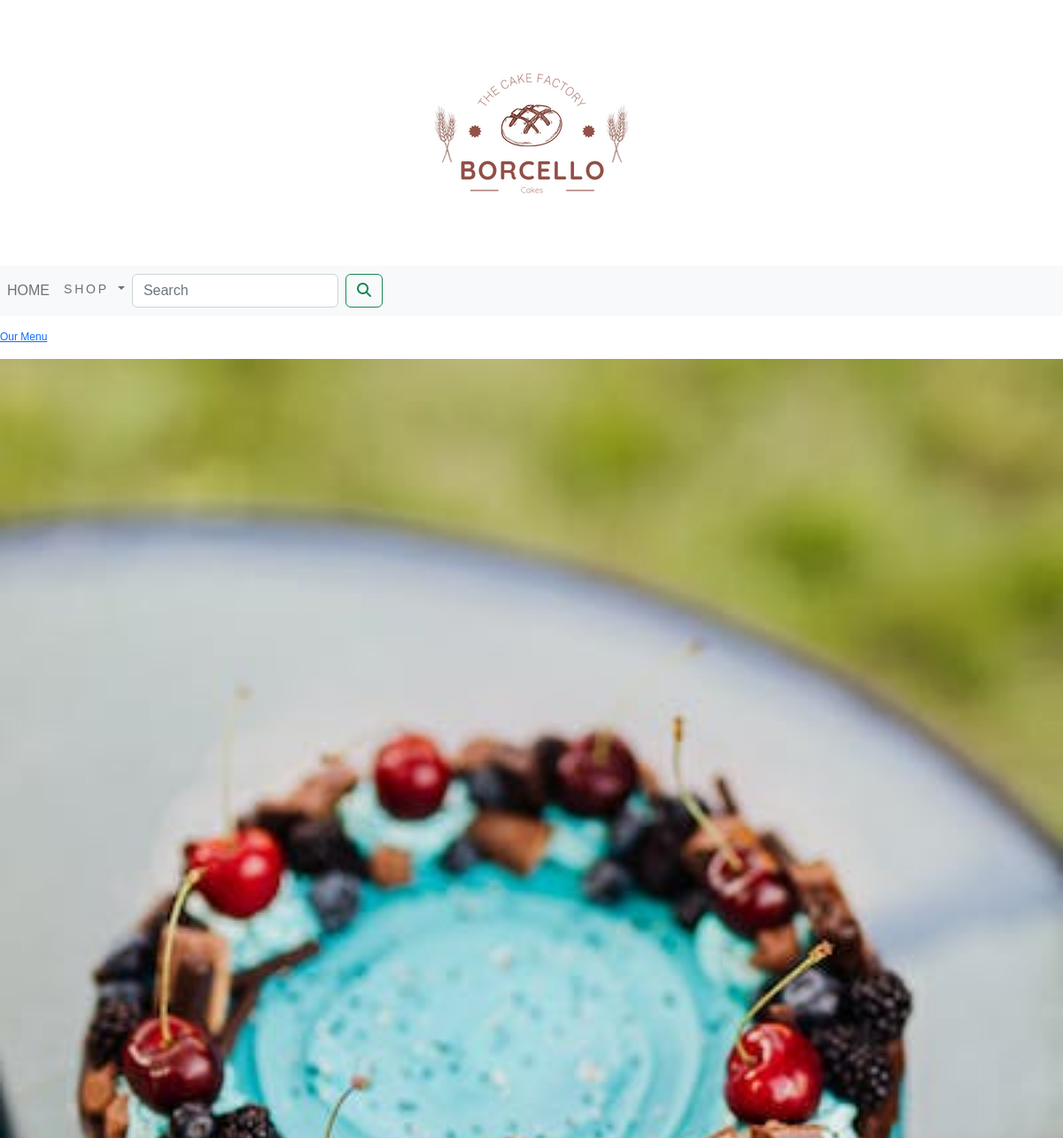
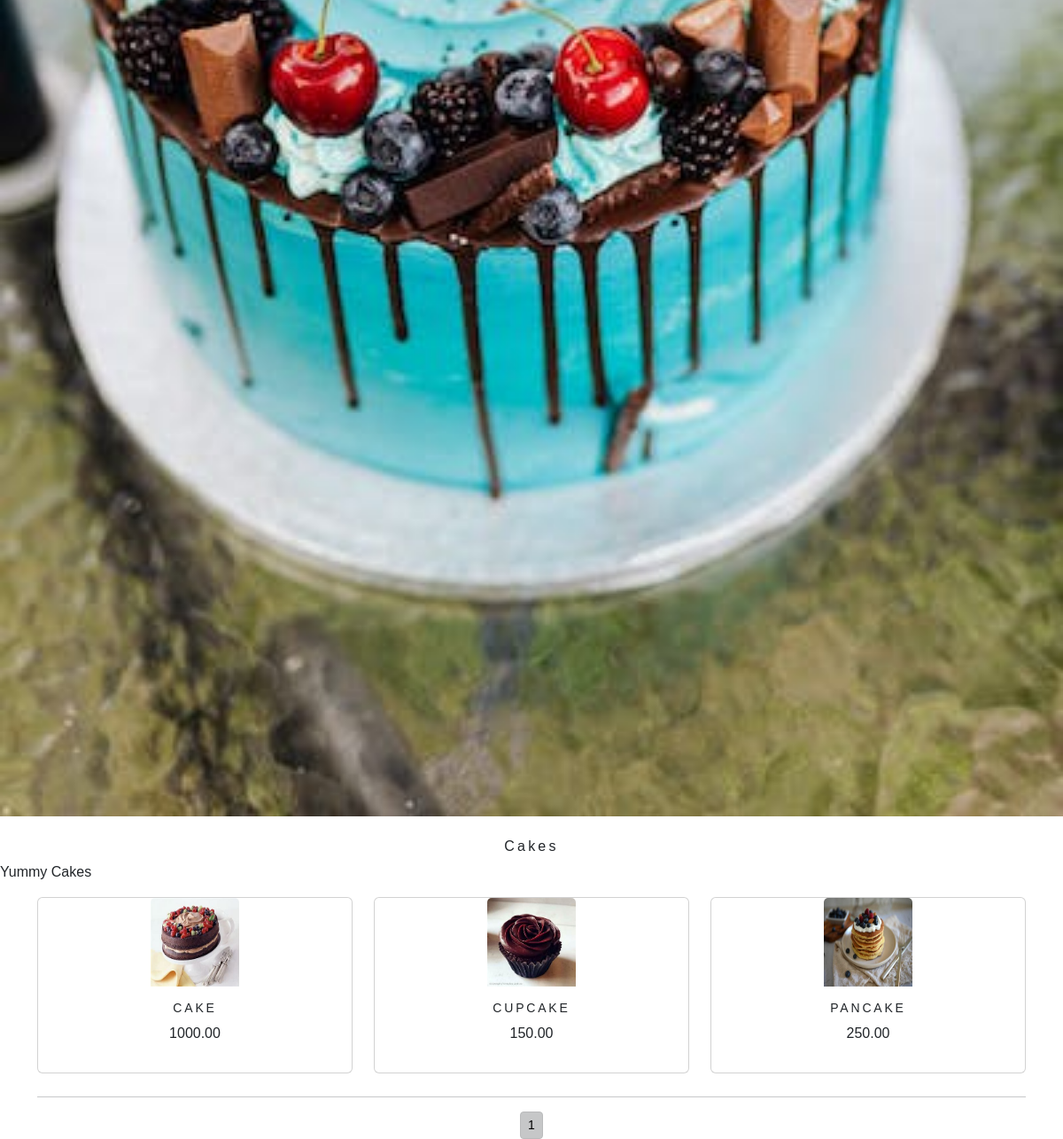
Page /shop/cakes/ on the committed database (2 pictures, top to bottom).
### shop/models.py (models this page shows, shortened)
class Category(models.Model):
    name=models.CharField(max_length=250,unique=True)
    slug=models.SlugField(max_length=250,unique=True)
    description=models.TextField(blank=True)
    image=models.ImageField(upload_to='category',blank=True)
    class Meta:
        ordering=('name',)
        verbose_name='category'
        verbose_name_plural='categories'
    def get_url(self):
        return reverse('shop:products_by_category',args=[self.slug])

class Product(models.Model):
    name=models.CharField(max_length=250,unique=True)
    slug=models.SlugField(max_length=250,unique=True)
    description=models.TextField(blank=True)
    price=models.DecimalField(max_digits=10,decimal_places=2)
    category=models.ForeignKey(Category,on_delete=models.CASCADE)
    image=models.ImageField(upload_to='product',  blank=True)
    stock=models.IntegerField()
    available=models.BooleanField(default=True)
    created=models.DateTimeField(auto_now_add=True)
    updated=models.DateTimeField(auto_now=True)
    class Meta:
        ordering = ('name',)
        verbose_name = 'product'
        verbose_name_plural = 'products'
    def get_url(self):
        return reverse('shop:proCatDetail',args=[self.category.slug,self.slug])

### shop/views.py (the view)
# urls.py: path('',views.allProdCat,name='allProdCat'),
def allProdCat(request,c_slug=None):
    c_page=None
    products_list=None
    if c_slug!=None:
        c_page=get_object_or_404(Category,slug=c_slug)
        products_list=Product.objects.all().filter(category=c_page,available=True)
    else:
        products_list=Product.objects.all().filter(available=True)
    paginator=Paginator(products_list,6)
    try:
        page=int(request.GET.get('page','1'))
    except:
        page=1
    try:
        products=paginator.page(page)
    except (EmptyPage,InvalidPage):
        products=paginator.page(paginator.num_pages)
    return render(request,"category.html",{'category':c_page,'products':products})

### cart/context_processors.py (called while the page is built)
def counter(request):
    item_count=0
    if 'admin' in request.path:
        return {}
    else:
        try:
            cart=Cart.objects.filter(cart_id=_cart_id(request))
            cart_items=CartItem.objects.all().filter(cart=cart[:1])
            for cart_item in cart_items:
                item_count += cart_item.quantity
        except Cart.DeosNotExist:
            item_count =0
    return  dict(item_count=item_count)

### cart/views.py (called while the page is built)
def _cart_id(request):
    cart=request.session.session_key
    if not cart:
        cart=request.session.create()
    return cart

### shop/context_processors.py (called while the page is built)
def menu_links(request):
    links=Category.objects.all()
    return dict(links=links)

### TEMPLATES/category.html (shortened to what this page needs)
{% extends 'base.html' %}
{% load static %}
{% block body %}
{% if category %}
    <div>
       <div class="row my_row_class">
           <div class="mx_auto">
               <p><a href="{% url 'shop:allProdCat' %}">Our Menu </a></p>
           </div>
       </div>
    </div>
    {% endif %}
<div class="mx_auto">
    {% if category %}
        <img class="my_image" src="{{category.image.url}}" alt="{{category.name}}">
</div>
    <br>
<div>
        <h1 class="text-center my_title">{{category.name}}</h1>
        <p class="text-justify-content">{{category.description}}</p>
</div>
    {% endif %}
<div class="container">
    <div class="row mx_auto">
        {% for product in products.object_list    %}
        <div class="my_bottom_margin col-9 col-sm-12 col-md-4  xol-lg-4" >
            <div class="card text-center" style="min-width:18rem;">
                <a href="{{product.get_url}}"><img class="card-img-top my_image" src="{{product.image.url}}" alt="{{product.name}}" style="width:100px;height:100px;"></a>
            <div class="card-body">
                <h4>{{product.name}}</h4>
                <p>{{product.price}}</p>
            </div>
            </div>
        </div>
        {% endfor %}
    </div>
    <div class="mx-auto">
        <hr>
        <div class="text-center">
            {% for pg in products.paginator.page_range %}
            <a href="?page={{pg}}" class="btn btn-light btn-sm {% if products.number == pg %} active {% endif %}">{{pg }}</a>
             {% endfor %}
        </div>
    </div>
</div>
{% endblock %}

### static/css/custom.css (style rules this page uses)
body { font-family: 'Poppins', sans-serif; }
.my_row_class { padding-top :15px }
.my_row_class .mx_auto { color:#000; font-size:12px }
.my_image { width:100%; height:auto; }
.my_title { font-size:16px; text_transform:uppercase; letter-spacing:.2em }
.my_bottom_margin { margin-bottom:10px }
.card-body h4 { font-size:14px; text-transform:uppercase; letter-spacing:.2em }

### rows in the picture
Category: image (picture), name "Cakes", description "Yummy Cakes"
Product: image (picture), name "CAKE", price "1000.00"
Product: image (picture), name "CUPCAKE", price "150.00"
Product: image (picture), name "PANCAKE", price "250.00"

### other values in the picture
{{ pg }} "1"
